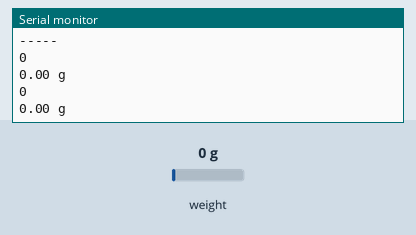
Recording of a sketch running on a simulated Arduino Uno, built with avr-gcc and run on an emulated ATmega328P. On the bench: the last lines printed to the serial monitor. Inputs (shaded band) come from the test bench; at power-on: weight on the scale 0 g.

Above: at 3.6 s.
3.7 s: weight on the scale set to 100 g
At 4.9 s:
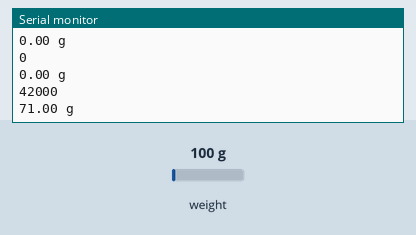
5.2 s: weight on the scale set to 1250 g
At 6.2 s:
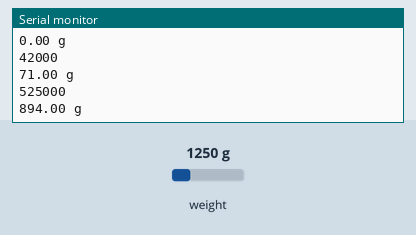
Timing chart, 0 to 8.2 s (numbered marks = the images above; inputs shaded):
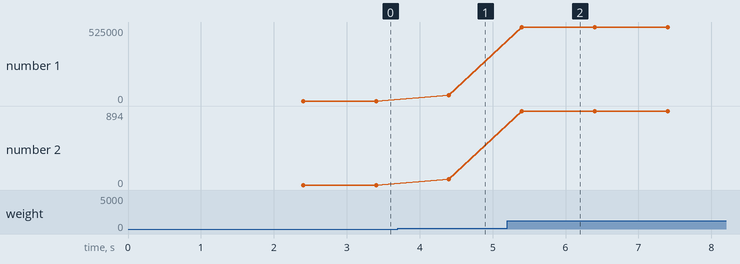

Measured:
- after the input at 3.7 s, the serial monitor: prints a new line after 0.70 s (image 1)
- after the input at 5.2 s, the serial monitor: prints a new line after 0.20 s (image 2)
- plotted number 1: 0 → 42000 after the input at 3.7 s, 42000 → 525000 after the input at 5.2 s
- plotted number 2: 0 → 71 after the input at 3.7 s, 71 → 894 after the input at 5.2 s

The sketch:

cell_load_5kg_hx711.ino
```cpp
/*
 * HX711_ADC — Arduino UNO R3
 * Lecture valeur brute ADC, moyenne sur 128 échantillons, sans tare
 * Toutes les secondes
 */

#include <HX711_ADC.h>

const int PIN_DOUT = 5;
const int PIN_SCK  = 4;

HX711_ADC loadCell(PIN_DOUT, PIN_SCK);

unsigned long dernierAffichage = 0;
unsigned long offset = 8430820;
unsigned long sensibilite = 587.0;
unsigned long mesure;
float masse;

void setup() {
  Serial.begin(115200);

  loadCell.begin();
  loadCell.start(2000, false);   // stabilisation 2s, pas de tare auto

  loadCell.setCalFactor(1.0);    // pas d'étalonnage : getData() retourne des LSB
  loadCell.setTareOffset(offset);     // offset zéro : aucune soustraction
  loadCell.setSamplesInUse(128); // moyenne glissante sur 128 échantillons
  Serial.println("-----");
}

void loop() {
  loadCell.update();

  if (millis() - dernierAffichage >= 1000) {
    dernierAffichage = millis();
    mesure = loadCell.getData(); // valeur brute en LSB
    Serial.println(mesure);
    masse = mesure/sensibilite;
    Serial.print(masse); Serial.println(" g");
  }
}
```
